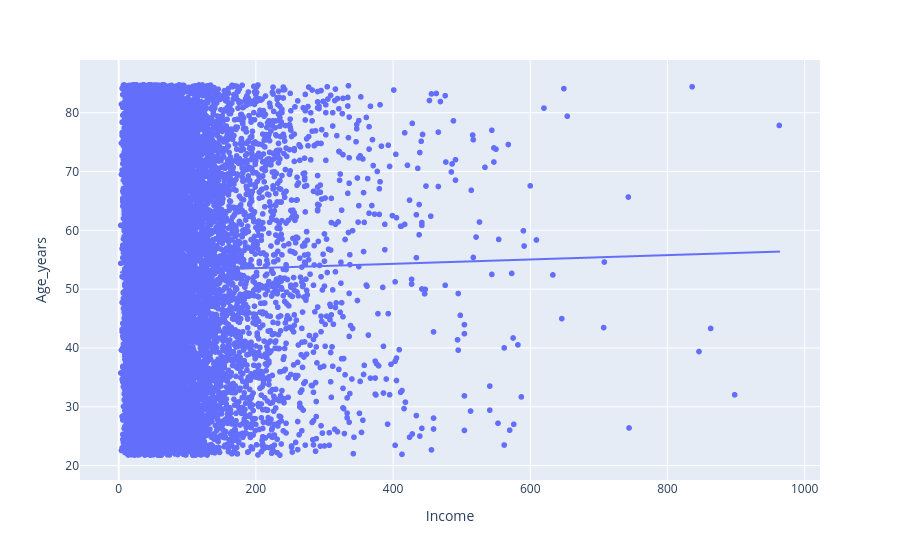

The cell this chart's notebook holds for it:
### Markdown cell above
The plotly trend line chart will show a formula as well, but doesn't show a confidence interval by default. What is your conclusion...is there any relationship between age and income?

### Code cell
fig = px.scatter(df_patient, x="Income", y="Age_years", trendline="ols")
fig.show()

### Figure 1 — Plotly figure (JSON) as saved in the notebook; plotly's stock layout.template omitted (floating-point values rounded to 4 significant figures; data arrays with more than 128 entries replaced by an {"elided": "..."} marker saying what was removed)
{"data": [{"hovertemplate": "Income=%{x}<br>Age_years=%{y}<extra></extra>", "legendgroup": "", "marker": {"color": "#636efa", "symbol": "circle"}, "mode": "markers", "name": "", "showlegend": false, "type": "scattergl", "x": {"elided": "20000 int values"}, "xaxis": "x", "y": {"elided": "20000 float values"}, "yaxis": "y"}, {"hovertemplate": "<b>OLS trendline</b><br>Age_years = 0.00369032 * Income + 52.8257<br>R<sup>2</sup>=0.000206<br><br>Income=%{x}<br>Age_years=%{y} <b>(trend)</b><extra></extra>", "legendgroup": "", "marker": {"color": "#636efa", "symbol": "circle"}, "mode": "lines", "name": "", "showlegend": false, "type": "scattergl", "x": {"elided": "15952 int values"}, "xaxis": "x", "y": {"elided": "15952 float values"}, "yaxis": "y"}], "layout": {"autosize": true, "legend": {"tracegroupgap": 0}, "margin": {"t": 60}, "xaxis": {"anchor": "y", "autorange": true, "domain": [0, 1], "range": [-54.89, 1021.0], "title": {"text": "Income"}, "type": "linear"}, "yaxis": {"anchor": "x", "autorange": true, "domain": [0, 1], "range": [16.88, 89.62], "title": {"text": "Age_years"}, "type": "linear"}}}
